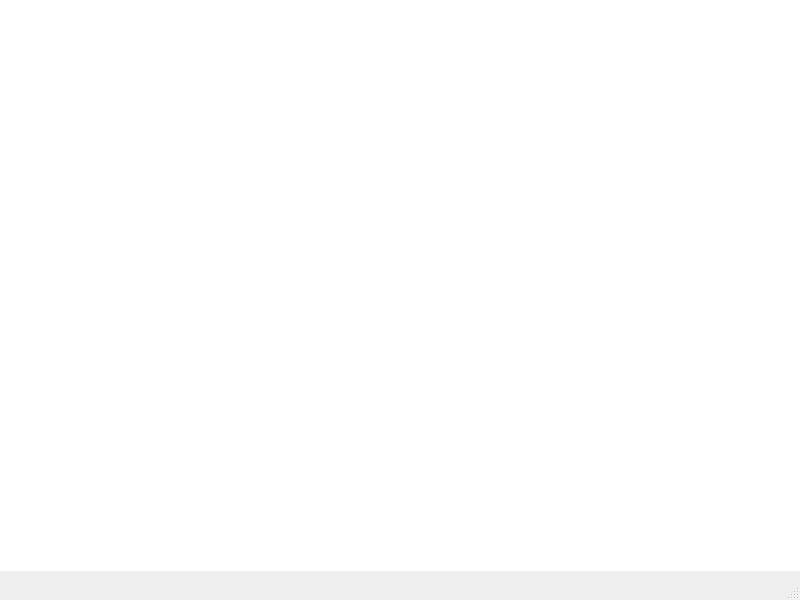
<?xml version="1.0" encoding="UTF-8"?>
<ui version="4.0">
 <class>Marketing_menu</class>
 <widget class="QMainWindow" name="Marketing_menu">
  <property name="geometry">
   <rect>
    <x>0</x>
    <y>0</y>
    <width>800</width>
    <height>600</height>
   </rect>
  </property>
  <property name="windowTitle">
   <string>MainWindow</string>
  </property>
  <widget class="QWidget" name="centralwidget">
   <widget class="QLabel" name="label">
    <property name="geometry">
     <rect>
      <x>0</x>
      <y>0</y>
      <width>801</width>
      <height>571</height>
     </rect>
    </property>
    <property name="styleSheet">
     <string notr="true">background-image: url('C:/source/pythonQSG/PyQt6 Apps/images/marketing.png');
background-repeat: no-repeat;
background-position: center;
background-attachment: fixed;
background-color: white; /* Fallback color */</string>
    </property>
    <property name="text">
     <string/>
    </property>
   </widget>
  </widget>
  <widget class="QMenuBar" name="menubar">
   <property name="geometry">
    <rect>
     <x>0</x>
     <y>0</y>
     <width>800</width>
     <height>21</height>
    </rect>
   </property>
  </widget>
  <widget class="QStatusBar" name="statusbar"/>
 </widget>
 <resources/>
 <connections/>
</ui>
